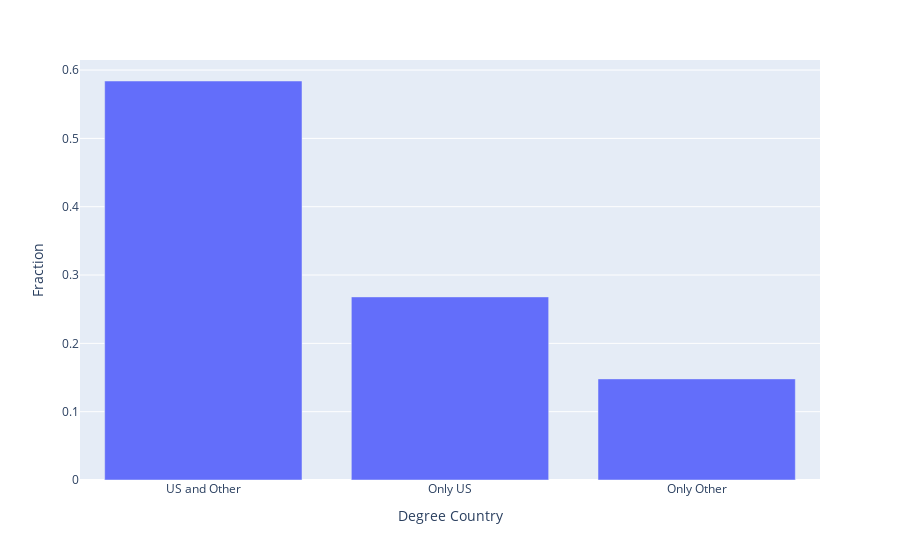

The cell this chart's notebook holds for it:
### Code cell
px.bar(pd.DataFrame({'Degree Country': ['US and Other', 'Only US', 'Only Other'], 'Fraction': [us_degree_and_other_country, only_us_degree, only_other_country_degree]}), x='Degree Country', y='Fraction')

### Figure 1 — Plotly figure (JSON) as saved in the notebook; plotly's stock layout.template omitted (floating-point values rounded to 4 significant figures)
{"data": [{"alignmentgroup": "True", "hovertemplate": "Degree Country=%{x}<br>Fraction=%{y}<extra></extra>", "legendgroup": "", "marker": {"color": "#636efa"}, "name": "", "offsetgroup": "", "orientation": "v", "showlegend": false, "textposition": "auto", "type": "bar", "x": ["US and Other", "Only US", "Only Other"], "xaxis": "x", "y": [0.584, 0.268, 0.148], "yaxis": "y"}], "layout": {"barmode": "relative", "legend": {"tracegroupgap": 0}, "margin": {"t": 60}, "xaxis": {"anchor": "y", "domain": [0, 1], "title": {"text": "Degree Country"}}, "yaxis": {"anchor": "x", "domain": [0, 1], "title": {"text": "Fraction"}}}}
